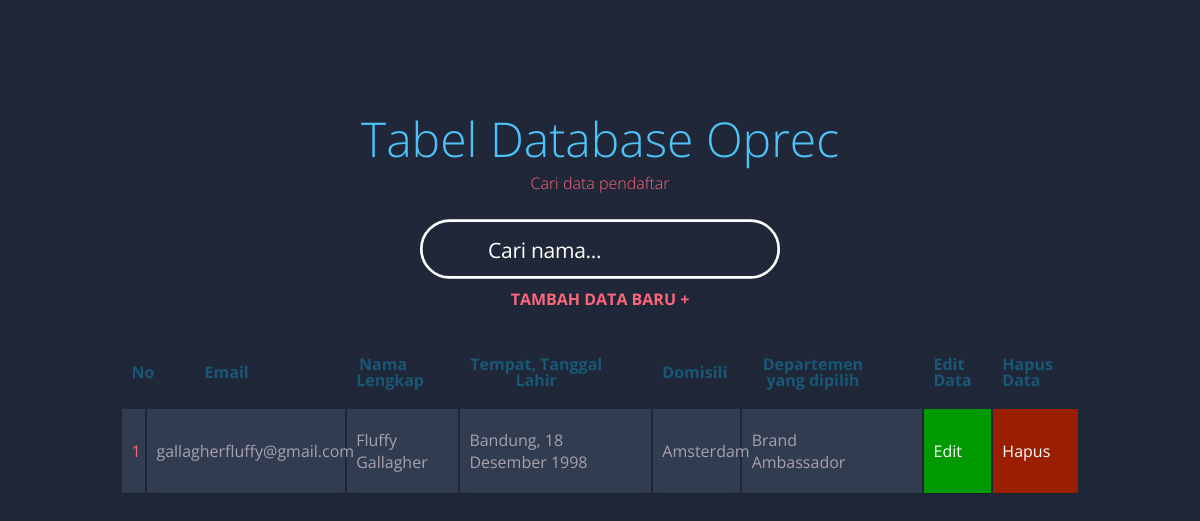
/index.php?cari=Fluffy Gallagher, run on the app's committed database.
### tables this page shows
CREATE TABLE `reqruitment` (
  `email` varchar(30) NOT NULL,
  `nama_lengkap` varchar(30) NOT NULL,
  `ttl` varchar(35) NOT NULL,
  `domisili` varchar(30) NOT NULL,
  `departemen` varchar(25) NOT NULL
);

### index.php (the view, shortened to what this page needs)
<!DOCTYPE html>
<html lang="en">
<head>
  <link href="https://maxcdn.icons8.com/fonts/line-awesome/1.1/css/line-awesome-font-awesome.min.css" rel="stylesheet">
</head>
<body>
<?php
include "koneksi.php";
$query = "SELECT `email`, `nama_lengkap`, `ttl`, `domisili`, `departemen` FROM `reqruitment` WHERE 1";
$data = mysqli_query($koneksi, $query);
echo "<div class='searchcontainer'>";
echo "<h1>Tabel Database Oprec</h1>";
echo "<h2>Cari data pendaftar</h2>";
echo "<div class='search-box'>";
echo "<div class='search-icon'><i class='fa fa-search search-icon'></i></div>";
echo "<form action='' class='search-form' method='GET'>";
echo "<input type='text' name='cari' placeholder='Cari nama...' id='search' autocomplete='off'>";
echo "</form>";
echo "</div>";
echo "</div>";
echo "<div class='link-right'>
      <h2><a href='create.php' class='link-primary'>Tambah Data Baru +</a></h2>
      </div>";
if (isset($_GET['cari'])) {
    $cari = $_GET['cari'];
    $query = "SELECT * FROM reqruitment WHERE nama_lengkap LIKE '%$cari%'";
    $data = mysqli_query($koneksi, $query);
}
if (mysqli_num_rows($data) > 0) {
    echo "<table class='container'>";
    echo "<thead>";
    echo "<tr>";
    echo "<th><h1>No</h1></th>";
    echo "<th><h1>Email</h1></th>";
    echo "<th><h1>Nama Lengkap</h1></th>";
    echo "<th><h1>Tempat, Tanggal Lahir</h1></th>";
    echo "<th><h1>Domisili</h1></th>";
    echo "<th><h1>Departemen yang dipilih</h1></th>";
    echo "<th><h1>Edit Data</h1></th>";
    echo "<th><h1>Hapus Data</h1></th>";
    echo "</tr>";
    echo "</thead>";
    $i = 1;
    while ($row = mysqli_fetch_assoc($data)) {
    echo "<tbody>";
    echo "<tr>";
    echo "<td>$i</td>";
    echo "<td>{$row['email']}</td>";
    echo "<td>{$row['nama_lengkap']}</td>";
    echo "<td>{$row['ttl']}</td>";
    echo "<td>{$row['domisili']}</td>";
    echo "<td>{$row['departemen']}</td>";
    echo "<td class='edit'><a href='update.php?update=<?= $row[email] ?>'>Edit</a></td>";
    echo "<td class='hapus'><a href='php/delete.php?hapus={$row['email']}'>Hapus</a></td>";
    echo "</tr>";
    echo "</tbody>";
    $i++;
    }
    echo "</table>";
} else {
    echo "<h4 style='text-align:center'>Data tidak ditemukan</h4>";
}
?>
</body>
</html>

### index.php (style rules this page uses)
body { font-family: 'Open Sans', sans-serif; font-weight: 300; line-height: 1.42em; color:#A7A1AE; background-color:#1F2739; }
h1 { font-size:3em; font-weight: 300; line-height:1em; text-align: center; color: #4DC3FA; }
h2 { font-size:1em; font-weight: 300; text-align: center; display: block; line-height:2.5em; padding-bottom: 1em; color: #FB667A; }
h2 a { font-weight: 700; text-transform: uppercase; color: #FB667A; text-decoration: none; }
.container th h1 { font-weight: bold; font-size: 1em; text-align: center; color: #185875; }
.container td { font-weight: normal; font-size: 1em; -webkit-box-shadow: 0 2px 2px -2px #0E1119; -moz-box-shadow: 0 2px 2px -2px #0E1119; box-shadow: 0 2px 2px -2px #0E1119; }
.container { text-align: left; overflow: hidden; width: 80%; margin: 0 auto; display: table; padding: 0 0 8em 0; }
.container td, .container th { padding-bottom: 2%; padding-top: 2%; padding-left:1%; padding-right: 5%; }
.container tr:nth-child(odd) { background-color: #323C50; }
.container th { background-color: #1F2739; }
.container td:first-child { color: #FB667A; }
.edit { background-color: #009900; color: #FFFFFF; font-weight: bold; }
.hapus { background-color: #991f00; color: #FFFFFF; font-weight: bold; }
*, *:before, *:after { -webkit-tap-highlight-color: transparent; -webkit-tap-highlight-color: rgba(0,0,0,0); user-select: none; -webkit-user-select: none; -khtml-user-select: none; -moz-user-select: none; -ms-user-select: none; -o-user-select: none; box-sizing: border-box; -webkit-box-sizing: border-box; padding: 0; margin: 0; }
a, a:visited, a:hover { color: inherit; text-decoration: none; }
.searchcontainer { position: relative; margin: calc(75px + 2vh + 2vw) auto 0 auto; padding: 0; width: 100%; max-width: 840px; }
.search-box { position: relative; width: 100%; max-width: 360px; height: 60px; border-radius: 120px; margin: 0 auto; }
.search-icon, .go-icon { position: absolute; top: 0; height: 60px; width: 86px; line-height: 61px; text-align: center; }
.search-icon { left: 0; pointer-events: none; font-size: 1.22em; will-change: transform; transform: rotate(-45deg); -webkit-transform: rotate(-45deg); -moz-transform: rotate(-45deg); -o-transform: rotate(-45deg); transform-origin: center center; -webkit-transform-origin: center center; -moz-transform-origin: center center; -o-transform-origin: center center; transition: transform 400ms 220ms cubic-bezier(0.190, 1.000, 0.220, 1.000); -webkit-transition: transform 400ms 220ms cubic-bezier(0.190, 1.000, 0.220, 1.000); -moz-transition: transform 400ms 220ms cubic-bezier(0.190, 1.000, 0.220, 1.000); -o-transition: transform 400ms 220ms cubic-bezier(0.190, 1.000, 0.220, 1.000); }
.search-border { display: block; width: 100%; max-width: 360px; height: 60px; }
#search { font-family: 'Open Sans', sans-serif; position: absolute; top: 0; left: 0; width: 100%; height: 100%; border-radius: 120px; border: none; background: rgba(255,255,255,0); padding: 0 68px 0 68px; color: #FFFFFF; font-size: 1.32em; font-weight: 400; letter-spacing: -0.015em; outline: none; }

### data on the page
reqruitment: email "gallagherfluffy@gmail.com", nama_lengkap "Fluffy Gallagher", ttl "Bandung, 18 Desember 1998", domisili "Amsterdam", departemen "Brand Ambassador"
